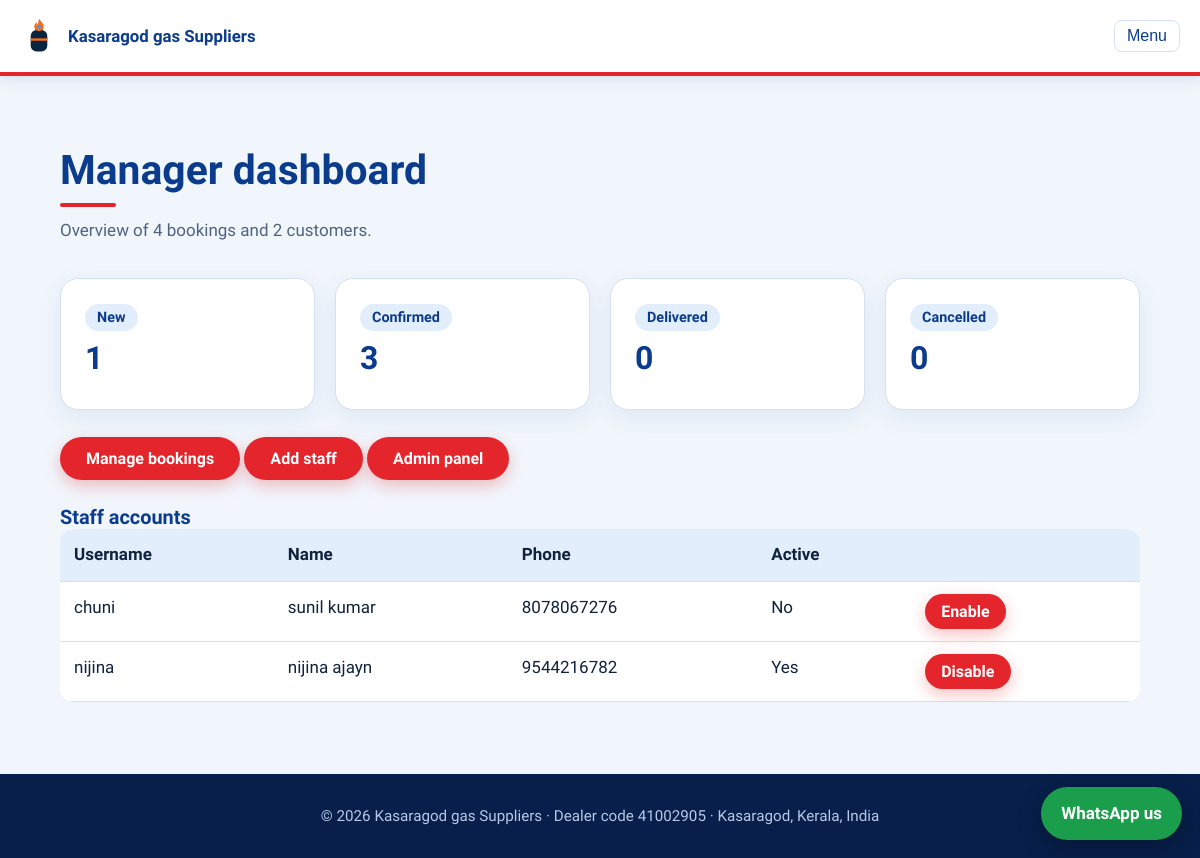
Page /accounts/manager/ (signed in) on the committed database.
### gas/models.py (models this page shows, shortened)
class Booking(models.Model):
    STATUS = [("new", "New"), ("confirmed", "Confirmed"), ("delivered", "Delivered"), ("cancelled", "Cancelled")]
    name = models.CharField(max_length=80)
    phone = models.CharField(max_length=15)
    consumer_no = models.CharField("Consumer number", max_length=30, blank=True)
    cylinder = models.ForeignKey(Cylinder, on_delete=models.PROTECT)
    quantity = models.PositiveSmallIntegerField(default=1)
    address = models.TextField()
    customer = models.ForeignKey(settings.AUTH_USER_MODEL, null=True, blank=True, on_delete=models.SET_NULL, related_name="bookings")
    status = models.CharField(max_length=12, choices=STATUS, default="new")
    created = models.DateTimeField(auto_now_add=True)
    class Meta: ordering = ["-created"]

### accounts/models.py (models this page shows, shortened)
class Profile(models.Model):
    ROLES = [("customer", "Customer"), ("staff", "Staff"), ("manager", "Manager")]
    user = models.OneToOneField(settings.AUTH_USER_MODEL, on_delete=models.CASCADE, related_name="profile")
    role = models.CharField(max_length=10, choices=ROLES, default="customer")
    phone = models.CharField(max_length=15, blank=True)

### accounts/views.py (the view)
# urls.py: path("manager/", views.manager_home, name="manager_home"),
@role_required("manager")
def manager_home(request):
    counts = dict(Booking.objects.values_list("status").annotate(n=Count("id")))
    stats = [(label, counts.get(key, 0)) for key, label in Booking.STATUS]
    staff = Profile.objects.filter(role="staff").select_related("user")
    return render(request, "accounts/manager.html", {"stats": stats, "staff": staff,
        "customers": Profile.objects.filter(role="customer").count(), "total": sum(counts.values())})

### accounts/utils.py (called while the page is built)
def role_of(user):
    if not user.is_authenticated: return None
    if user.is_superuser: return "manager"
    return Profile.objects.get_or_create(user=user)[0].role

def role_required(*roles):
    def deco(view):
        @wraps(view)
        @login_required
        def wrapper(request, *a, **k):
            if role_of(request.user) not in roles: raise PermissionDenied
            return view(request, *a, **k)
        return wrapper
    return deco

def role_context(request):
    return {"role": role_of(request.user)}

### gas/context.py (called while the page is built)
def agency(request):
    return {"agency": settings.AGENCY}

### notices/context.py (called while the page is built)
def unread(request):
    u = getattr(request, "user", None)
    if u is not None and u.is_authenticated:
        return {"unread_count": Notification.objects.filter(user=u, read=False).count()}
    return {"unread_count": 0}

### shop/cart.py (called while the page is built)
    def count(self): return sum(self.d.values())

### shop/context.py (called while the page is built)
def cart_count(request):
    return {"cart_count": Cart(request).count()}

### templates/accounts/manager.html (shortened to what this page needs)
{% extends "base.html" %}{% block content %}
<section><div class="wrap"><h2>Manager dashboard</h2><p class="sub">Overview of {{ total }} bookings and {{ customers }} customers.</p>
<div class="grid">{% for label,n in stats %}<div class="card"><span class="tag">{{ label }}</span><div class="price">{{ n }}</div></div>{% endfor %}</div><br>
<p><a class="btn" href="{% url 'staff_home' %}">Manage bookings</a> <a class="btn" href="{% url 'staff_new' %}">Add staff</a> <a class="btn" href="/admin/">Admin panel</a></p><br>
<h3>Staff accounts</h3><div class="scroll"><table class="tbl"><tr><th>Username</th><th>Name</th><th>Phone</th><th>Active</th><th></th></tr>
{% for p in staff %}<tr><td>{{ p.user.username }}</td><td>{{ p.user.first_name }}</td><td>{{ p.phone }}</td><td>{{ p.user.is_active|yesno:"Yes,No" }}</td>
<td><form method="post" action="{% url 'staff_toggle' p.pk %}" class="inl">{% csrf_token %}<button class="btn">{% if p.user.is_active %}Disable{% else %}Enable{% endif %}</button></form></td></tr>
{% empty %}<tr><td colspan="5">No staff yet.</td></tr>{% endfor %}</table></div></div></section>
{% endblock %}

### static/css/style.css (style rules this page uses)
:root { --navy:#0A2540;--flame:#FF6A13;--blue:#2BA3FF;--bg:#F3F7FA;--ink:#14263a;--mute:#5b6b7b;--card:#fff;--line:#d9e3ec }
* { box-sizing:border-box;margin:0 }
html { scroll-behavior:smooth }
body { font:17px/1.6 "Source Sans 3",system-ui,sans-serif;color:var(--ink);background:var(--bg) }
h1,h2,h3 { font-family:"Bricolage Grotesque","Segoe UI",sans-serif;line-height:1.1;color:var(--navy) }
a { color:inherit }
.wrap { max-width:1120px;margin:auto;padding:0 20px }
.btn { display:inline-block;background:var(--flame);color:#fff;border:0;border-radius:999px;padding:12px 26px;font:700 1rem "Source Sans 3",sans-serif;cursor:pointer;text-decoration:none }
section { padding:72px 0 }
section h2 { font-size:clamp(1.8rem,3.4vw,2.6rem);margin-bottom:10px }
.sub { color:var(--mute);margin-bottom:34px;max-width:60ch }
.grid { display:grid;gap:20px;grid-template-columns:repeat(auto-fit,minmax(240px,1fr)) }
.card { background:var(--card);border:1px solid var(--line);border-radius:18px;padding:24px }
.price { font:700 2rem "Bricolage Grotesque",sans-serif;color:var(--navy);margin:8px 0 }
.tag { display:inline-block;background:#e6f3ff;color:#0b6bb8;border-radius:999px;padding:2px 12px;font-size:.9rem;font-weight:600 }
.scroll { overflow-x:auto }
.tbl { width:100%;border-collapse:collapse;background:#fff;border-radius:14px;overflow:hidden }
.tbl th,.tbl td { padding:12px 14px;text-align:left;border-bottom:1px solid var(--line);vertical-align:top }
.tbl th { background:#eaf1f7 }
.inl { display:flex;gap:8px;align-items:center }
.inl .btn { padding:8px 16px }
.card { min-width:0;overflow:hidden }
.inl .btn { white-space:nowrap;flex:none }
:root { --navy:#0A3B8C;--flame:#E4262C;--blue:#1E88E5;--bg:#F1F6FC;--ink:#10223D;--mute:#4F6381;--line:#D3E1F2 }
body { background:var(--bg) }
.btn { box-shadow:0 6px 16px rgba(228,38,44,.28) }
.card { box-shadow:0 8px 24px rgba(10,59,140,.08);transition:transform .2s,box-shadow .2s }
section:not(.car) h2:after { content:"";display:block;width:56px;height:4px;border-radius:4px;background:var(--flame);margin-top:10px }
.tag { background:#E3EEFC;color:#0A3B8C }
.tbl th { background:#E3EEFC }

### rows in the picture
Booking: status "New", n "1"
Profile: user.username "chuni", user.first_name "sunil kumar", phone "8078067276", user.is_active "No", shows "Enable"
Profile: user.username "nijina", user.first_name "nijina ajayn", phone "9544216782", user.is_active "Yes", shows "Disable"

### other values in the picture
{{ agency.name }} "Kasaragod gas Suppliers"
{{ total }} "4"
{{ customers }} "2"
{{ label }} "Confirmed" "Delivered" "Cancelled"
{{ n }} "3" "0" "0"
{{ agency.dealer_code }} "41002905"
{{ agency.address }} "Kasaragod, Kerala, India"
